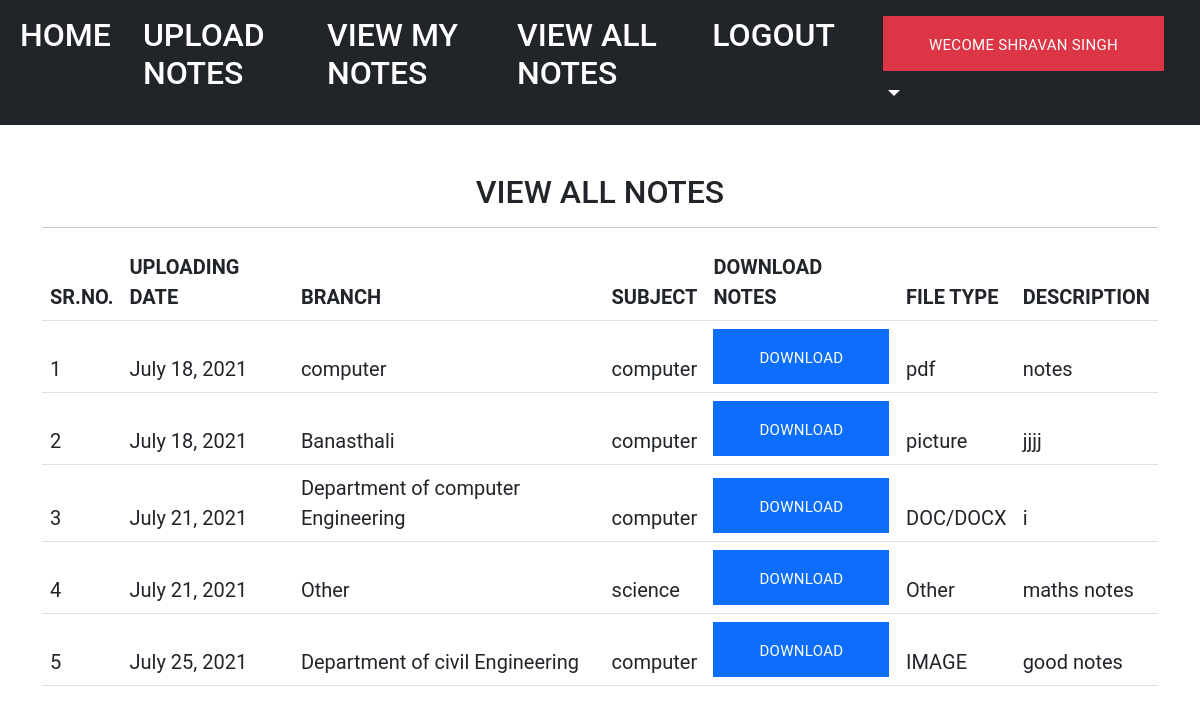
Page /viewallnotes/ (signed in) on the committed database.
### notes/models.py (models this page shows, shortened)
class Notes(models.Model):
    user = models.ForeignKey(User, on_delete=models.CASCADE)
    uploadingdate = models.DateField(max_length=30,null=True)
    branch = models.CharField(max_length=30,null=True)
    subject = models.CharField(max_length=30,null=True)
    notesfile = models.FileField(max_length=30,null=True)
    filetype = models.CharField(max_length=30,null=True)
    descriptiontype = models.CharField(max_length=300,null=True)
    status = models.CharField(max_length=30)

### notes/views.py (the view)
# urls.py: path("viewallnotes/", views.viewallnotes, name='viewallnotes'),
def viewallnotes(request):
    if not request.user.is_authenticated:
        return redirect('login')
    notes=Notes.objects.all()
    d={'notes':notes}
    return render(request, 'viewallnotes.html',d)

### notes/templates/viewallnotes.html (shortened to what this page needs)
<!DOCTYPE html>
<html lang="en" xmlns="http://www.w3.org/1999/html" xmlns="http://www.w3.org/1999/html">
<head>
{% load static%}
    <link href="https://cdn.jsdelivr.net/npm/bootstrap@5.0.2/dist/css/bootstrap.min.css" rel="stylesheet">
   <link rel="stylesheet" href="{%static 'css/mystyle.css'%}">
</head>
<body>
<nav class="navbar navbar-expand-sm navbar-dark bg-dark">
  <div class="container-fluid">
    <div class="collapse navbar-collapse justify-content-center" id="navbarNavDropdown">
      <ul class="navbar-nav">
        <li class="nav-item">
          <a class="nav-link active" aria-current="page" href="/profile"><h2>HOME</h2></a>
        </li>
        <li class="nav-ite px-3">
        <a class="nav-link active" aria-current="page" href="/uploadnotes"><h2>UPLOAD NOTES</h2></a>
        </li>
        <li class="nav-item px-3">
         <a class="nav-link active" aria-current="page" href="/viewmynotes"><h2>VIEW MY NOTES</h2></a>
        </li>
        <li class="nav-item px-3">
         <a class="nav-link active" aria-current="page" href="/viewallnotes"><h2>VIEW ALL NOTES</h2></a>
        </li>
          <li class="nav-item px-3">
         <a class="nav-link active" aria-current="page" href="/logout1"><h2>LOGOUT</h2></a>
        </li>
        <li class="nav-item dropdown px-3">
          <a class="nav-link active dropdown-toggle" href="#" id="navbarDropdownMenuLink" role="button" data-bs-toggle="dropdown" aria-expanded="false">
            <h2><button  class="btn btn-danger "> WECOME {{request.user.first_name}}</button></h2>
          </a>
        </li>
      </ul>
    </div>
  </div>
</nav>
<div class="container mt-5">
    <h2 class="text-center">VIEW ALL NOTES </h2>
    <HR>
    <table class="table table=bordered" id="myTable">
        <thead>
        <tr>
            <th>SR.NO.</th>
            <th>UPLOADING DATE</th>
            <th>BRANCH</th>
            <th>SUBJECT</th>
            <th>DOWNLOAD NOTES</th>
            <th>FILE TYPE</th>
            <th>DESCRIPTION</th>
        </tr>
        {% for i in notes %}
        <tr>
            <td>{{forloop.counter}}</td>
            <td>{{i.uploadingdate}}</td>
            <td>{{i.branch}}</td>
            <td>{{i.subject}}</td>
            <td><a href="{{i.notesfile.url}}" class="btn btn-primary" download> Download</a></td>
            <td>{{i.filetype}}</td>
            <td>{{i.descriptiontype}}</td>
        </tr>
          {% endfor %}
        </thead>
    </table>
</div>
</body>
</html>

### notes/static/css/mystyle.css (style rules this page uses)
.nav-link { color:black }
.btn { font-size: 15px; padding: 22px 46px 18px; line-height: 1; text-transform: uppercase; border: none; border-radius: 0; position: relative; letter-spacing: 0.3px; }
a { -webkit-transition: all 250ms cubic-bezier(0.55, 0, 0.1, 1); transition: all 250ms cubic-bezier(0.55, 0, 0.1, 1); }

### notes/templates/viewallnotes.html (style rules this page uses)
body { font-family: 'Roboto';font-size: 20px; }

### rows in the picture
Notes: uploadingdate "July 18, 2021", branch "computer", subject "computer", filetype "pdf", descriptiontype "notes"
Notes: uploadingdate "July 18, 2021", branch "Banasthali", subject "computer", filetype "picture", descriptiontype "jjjj"
Notes: uploadingdate "July 21, 2021", branch "Department of computer Engineering", subject "computer", filetype "DOC/DOCX", descriptiontype "i"
Notes: uploadingdate "July 21, 2021", branch "Other", subject "science", filetype "Other", descriptiontype "maths notes"
Notes: uploadingdate "July 25, 2021", branch "Department of civil Engineering", subject "computer", filetype "IMAGE", descriptiontype "good notes"

### other values in the picture
{{ request.user.first_name }} "SHRAVAN SINGH"
